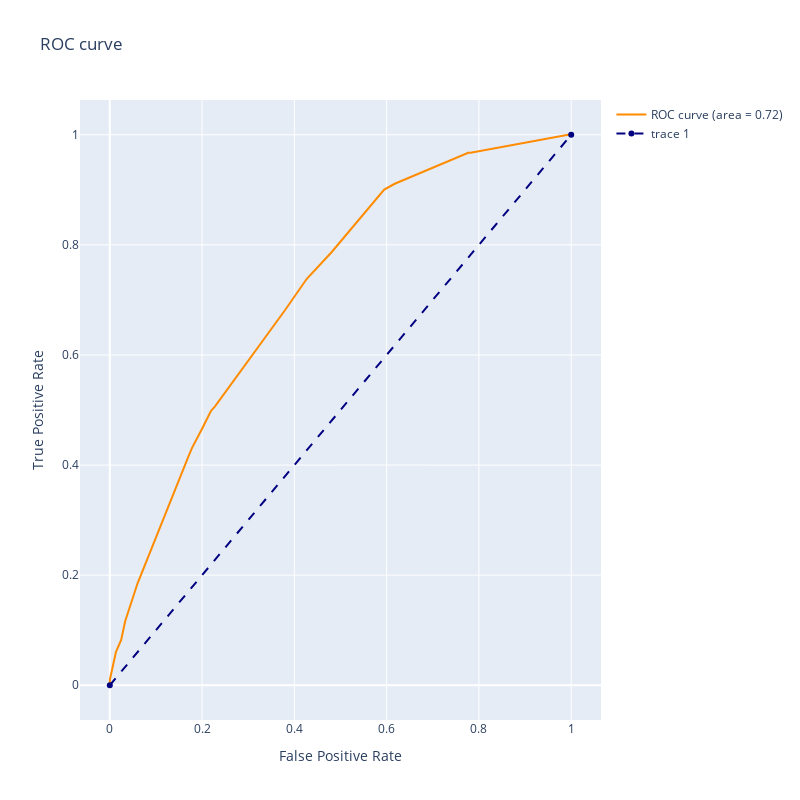

Source (notebook cell):
### Code cell
# Plot ROC curve
fig = go.Figure()
fig.add_trace(
    go.Scatter(
        x=fpr,
        y=tpr,
        name="ROC curve (area = %0.2f)" % roc_auc,
        line=dict(color="darkorange", width=2),
        text=thresholds,
        hovertemplate="fpr: %{x:.2f}<br>tpr: %{y:.2f}<br>threshold: %{text:.2f}",
    )
)
fig.add_trace(
    go.Scatter(
        x=[0, 1],
        y=[0, 1],
        line=dict(color="navy", width=2, dash="dash"),
    )
)
fig.update_layout(
    width=800,
    height=800,
    title_text="ROC curve",
    xaxis_title="False Positive Rate",
    yaxis_title="True Positive Rate",
)
fig.show()

### Figure 1 — Plotly figure (JSON) as saved in the notebook; plotly's stock layout.template omitted (floating-point values rounded to 4 significant figures)
{"data": [{"hovertemplate": "fpr: %{x:.2f}<br>tpr: %{y:.2f}<br>threshold: %{text:.2f}", "line": {"color": "darkorange", "width": 2}, "name": "ROC curve (area = 0.72)", "text": [1.892, 0.8915, 0.7493, 0.5961, 0.5293, 0.5181, 0.511, 0.4886, 0.4427, 0.3828, 0.3676, 0.3387, 0.336, 0.2809, 0.2635, 0.2609, 0.1872, 0.1291, 0.1261, 0.09894, 0.0951, 0.07037, 0.03426], "type": "scatter", "x": [0, 0, 0.0002282, 0.01324, 0.02465, 0.03332, 0.06002, 0.1709, 0.178, 0.2008, 0.2188, 0.2284, 0.3788, 0.427, 0.4811, 0.5947, 0.6175, 0.7759, 0.7761, 0.7793, 0.7821, 0.9934, 1], "y": [0, 0.006637, 0.01051, 0.06029, 0.08241, 0.1162, 0.1847, 0.4165, 0.4309, 0.4674, 0.4978, 0.5072, 0.6803, 0.7384, 0.7871, 0.9004, 0.911, 0.9668, 0.9674, 0.9674, 0.9674, 1, 1]}, {"line": {"color": "navy", "dash": "dash", "width": 2}, "type": "scatter", "x": [0, 1], "y": [0, 1]}], "layout": {"height": 800, "title": {"text": "ROC curve"}, "width": 800, "xaxis": {"title": {"text": "False Positive Rate"}}, "yaxis": {"title": {"text": "True Positive Rate"}}}}
